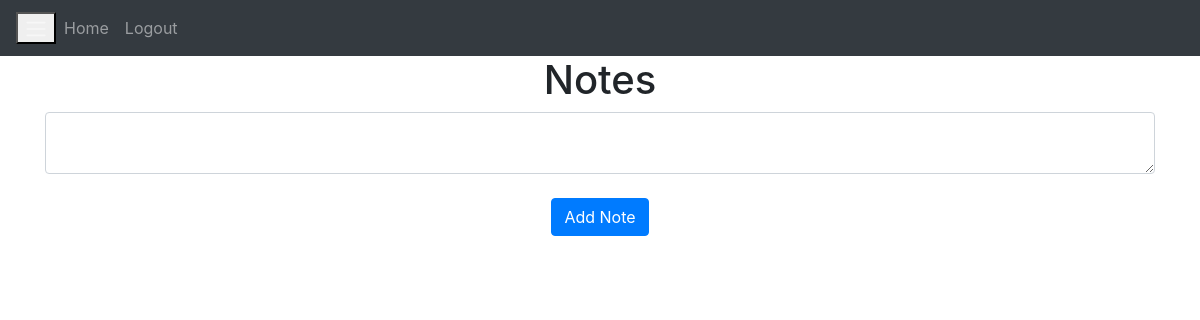
The page / (signed in) on the database as committed earlier.
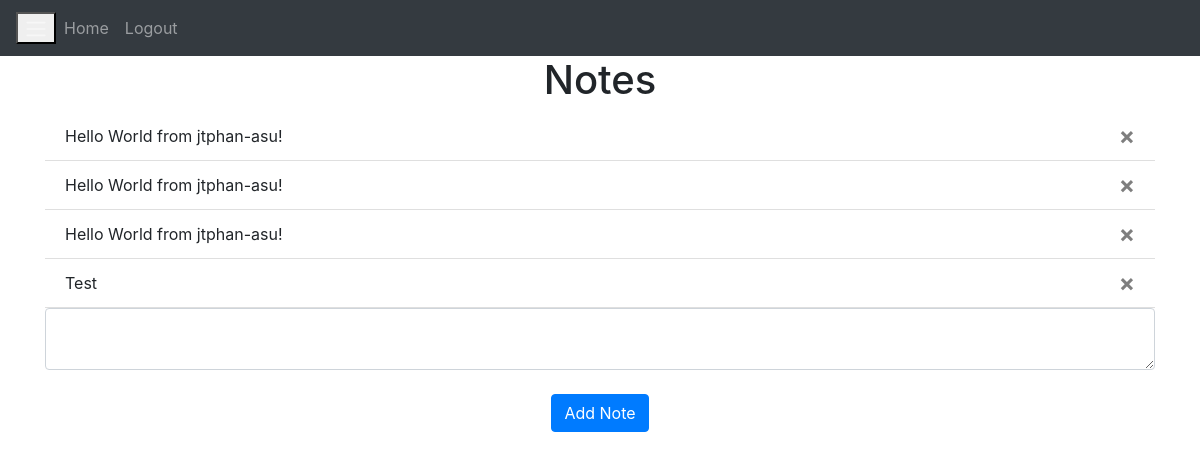
The same page on the database as committed later.
### website/models.py (models this page shows)
class Note(db.Model):
    id = db.Column(db.Integer, primary_key=True)
    data = db.Column(db.String(10000))
    date = db.Column(db.DateTime(timezone=True), default=func.now())
    user_id = db.Column(db.Integer, db.ForeignKey('user.id'))

### website/views.py (the view, shortened to what this page needs)
@views.route('/', methods=['GET', 'POST'])
@login_required
def home():
    return render_template("home.html", user=current_user)

### website/__init__.py (called while the page is built)
def create_app():
    app = Flask(__name__)
    app.config['SECRET_KEY'] = 'hjshjhdjah kjshkjdhjs'
    app.config['SQLALCHEMY_DATABASE_URI'] = f'sqlite:///{DB_NAME}'
    db.init_app(app)
    from .views import views
    from .auth import auth
    app.register_blueprint(views, url_prefix='/')
    app.register_blueprint(auth, url_prefix='/')
    from .models import User, Note
    with app.app_context():
        db.create_all()
    login_manager=LoginManager()
    login_manager.login_view = 'auth.login'
    login_manager.init_app(app)
    @login_manager.user_loader
    def load_user(id):
        return User.query.get(int(id))
    return app

### website/templates/home.html (shortened to what this page needs)
{% extends "base.html" %}
{% block content %}
<h1 align="center">
Notes
</h1>
<ul class="list-group list-group-flush" id="notes">
    {% for note in user.notes %}
    <li class="list-group-item">
        {{ note.data }}
    <button type="button" class="close" onClick="deleteNote({{ note.id }})">
      <span aria-hidden="true">&times;</span>
    </button>
    </li>
    {% endfor %}
</ul>
<form method="POST">
    <textarea name="note" id="note" class="form-control"></textarea>
    <br />
    <div align="center">
      <button type="submit" class="btn btn-primary">Add Note</button>
    </div>
  </form>
  {% endblock %}

Rows that differ between the two databases and show on the page:
added Note: data "Hello World from jtphan-asu!"
added Note: data "Hello World from jtphan-asu!"
added Note: data "Hello World from jtphan-asu!"
added Note: data "Test"
